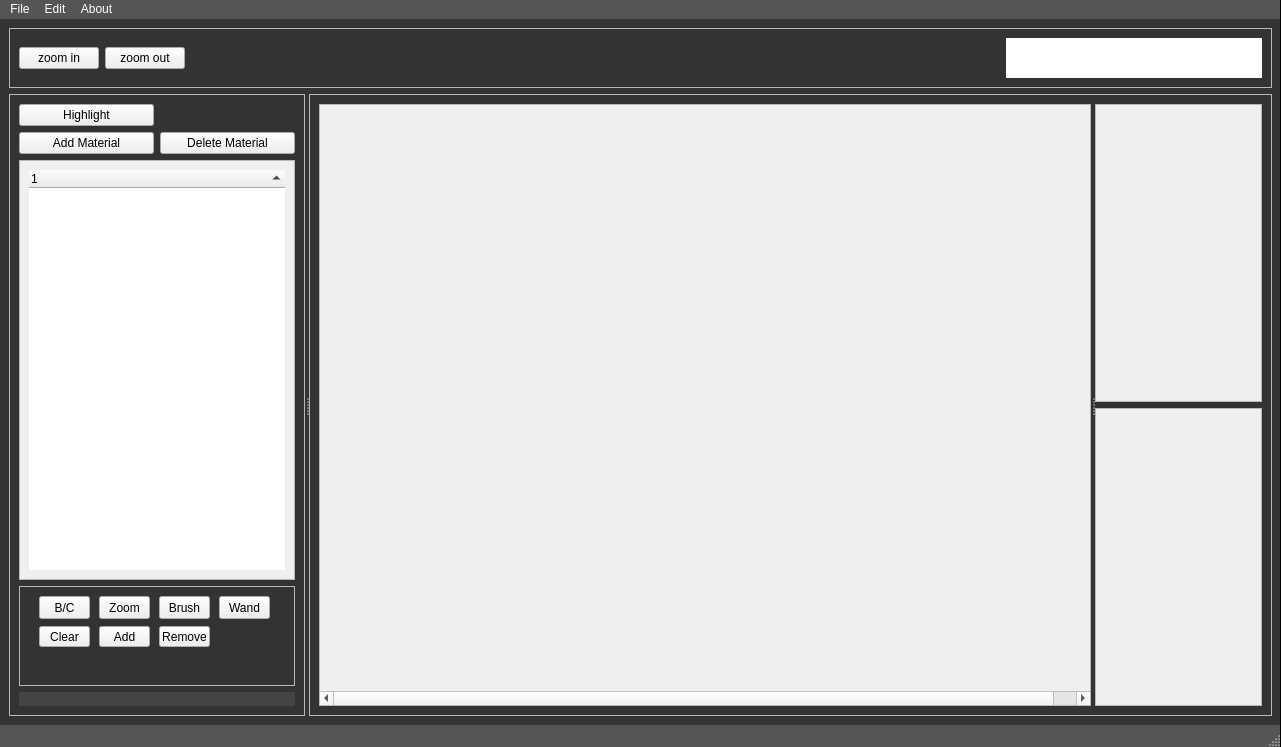
<?xml version="1.0" encoding="UTF-8"?>
<ui version="4.0">
 <class>MainWindow</class>
 <widget class="QMainWindow" name="MainWindow">
  <property name="geometry">
   <rect>
    <x>0</x>
    <y>0</y>
    <width>1281</width>
    <height>747</height>
   </rect>
  </property>
  <property name="windowTitle">
   <string>MainWindow</string>
  </property>
  <property name="styleSheet">
   <string notr="true">#centralwidget {
background: #333333;
border: none;
border-right: 1px solid black;
}
#menubar {
background: #555555;
color: white;
border: none;
border-right: 1px solid black;
}
#statusbar {
background: #555555;
color: white;
border: none;
border-right: 1px solid black;
}
#label {
  color: white;
 background-color: #444444;
}</string>
  </property>
  <widget class="QWidget" name="centralwidget">
   <layout class="QVBoxLayout" name="verticalLayout">
    <item>
     <widget class="QFrame" name="frame_3">
      <property name="minimumSize">
       <size>
        <width>0</width>
        <height>60</height>
       </size>
      </property>
      <property name="maximumSize">
       <size>
        <width>16777215</width>
        <height>60</height>
       </size>
      </property>
      <property name="frameShape">
       <enum>QFrame::StyledPanel</enum>
      </property>
      <property name="frameShadow">
       <enum>QFrame::Raised</enum>
      </property>
      <layout class="QHBoxLayout" name="horizontalLayout">
       <item>
        <widget class="QPushButton" name="pushButton_3">
         <property name="text">
          <string>zoom in</string>
         </property>
        </widget>
       </item>
       <item>
        <widget class="QPushButton" name="pushButton_4">
         <property name="text">
          <string>zoom out</string>
         </property>
        </widget>
       </item>
       <item>
        <spacer name="horizontalSpacer">
         <property name="orientation">
          <enum>Qt::Horizontal</enum>
         </property>
         <property name="sizeHint" stdset="0">
          <size>
           <width>761</width>
           <height>20</height>
          </size>
         </property>
        </spacer>
       </item>
       <item>
        <widget class="QGraphicsView" name="windowLevelHistogram">
         <property name="sizePolicy">
          <sizepolicy hsizetype="Fixed" vsizetype="Expanding">
           <horstretch>0</horstretch>
           <verstretch>0</verstretch>
          </sizepolicy>
         </property>
         <property name="frameShape">
          <enum>QFrame::NoFrame</enum>
         </property>
         <property name="frameShadow">
          <enum>QFrame::Plain</enum>
         </property>
         <property name="lineWidth">
          <number>0</number>
         </property>
         <property name="verticalScrollBarPolicy">
          <enum>Qt::ScrollBarAlwaysOff</enum>
         </property>
         <property name="horizontalScrollBarPolicy">
          <enum>Qt::ScrollBarAlwaysOff</enum>
         </property>
         <property name="backgroundBrush">
          <brush brushstyle="NoBrush">
           <color alpha="255">
            <red>130</red>
            <green>130</green>
            <blue>130</blue>
           </color>
          </brush>
         </property>
        </widget>
       </item>
      </layout>
     </widget>
    </item>
    <item>
     <widget class="QSplitter" name="splitter">
      <property name="sizePolicy">
       <sizepolicy hsizetype="Expanding" vsizetype="Expanding">
        <horstretch>0</horstretch>
        <verstretch>0</verstretch>
       </sizepolicy>
      </property>
      <property name="orientation">
       <enum>Qt::Horizontal</enum>
      </property>
      <widget class="QFrame" name="frame">
       <property name="sizePolicy">
        <sizepolicy hsizetype="Preferred" vsizetype="Preferred">
         <horstretch>0</horstretch>
         <verstretch>0</verstretch>
        </sizepolicy>
       </property>
       <property name="frameShape">
        <enum>QFrame::StyledPanel</enum>
       </property>
       <property name="frameShadow">
        <enum>QFrame::Raised</enum>
       </property>
       <layout class="QGridLayout" name="gridLayout">
        <item row="0" column="0">
         <layout class="QVBoxLayout" name="verticalLayout_2">
          <item>
           <layout class="QGridLayout" name="gridLayout_4">
            <item row="1" column="1">
             <widget class="QPushButton" name="pushButton_2">
              <property name="text">
               <string>Delete Material</string>
              </property>
             </widget>
            </item>
            <item row="1" column="0">
             <widget class="QPushButton" name="pushButton">
              <property name="text">
               <string>Add Material</string>
              </property>
             </widget>
            </item>
            <item row="0" column="0">
             <widget class="QPushButton" name="pushButton_5">
              <property name="text">
               <string>Highlight</string>
              </property>
             </widget>
            </item>
           </layout>
          </item>
          <item>
           <widget class="QScrollArea" name="scrollArea">
            <property name="widgetResizable">
             <bool>true</bool>
            </property>
            <widget class="QWidget" name="scrollAreaWidgetContents">
             <property name="geometry">
              <rect>
               <x>0</x>
               <y>0</y>
               <width>280</width>
               <height>356</height>
              </rect>
             </property>
             <layout class="QGridLayout" name="gridLayout_2">
              <item row="0" column="0">
               <widget class="QTreeWidget" name="treeWidget">
                <property name="frameShape">
                 <enum>QFrame::NoFrame</enum>
                </property>
                <property name="frameShadow">
                 <enum>QFrame::Plain</enum>
                </property>
                <property name="lineWidth">
                 <number>0</number>
                </property>
                <property name="alternatingRowColors">
                 <bool>true</bool>
                </property>
                <property name="sortingEnabled">
                 <bool>true</bool>
                </property>
                <property name="animated">
                 <bool>true</bool>
                </property>
                <column>
                 <property name="text">
                  <string notr="true">1</string>
                 </property>
                </column>
               </widget>
              </item>
             </layout>
            </widget>
           </widget>
          </item>
          <item>
           <widget class="QFrame" name="frame_4">
            <property name="minimumSize">
             <size>
              <width>0</width>
              <height>100</height>
             </size>
            </property>
            <property name="frameShape">
             <enum>QFrame::StyledPanel</enum>
            </property>
            <property name="frameShadow">
             <enum>QFrame::Raised</enum>
            </property>
            <widget class="QToolButton" name="toolButton">
             <property name="geometry">
              <rect>
               <x>20</x>
               <y>10</y>
               <width>51</width>
               <height>23</height>
              </rect>
             </property>
             <property name="text">
              <string>B/C</string>
             </property>
             <property name="checkable">
              <bool>true</bool>
             </property>
            </widget>
            <widget class="QToolButton" name="toolButton_2">
             <property name="geometry">
              <rect>
               <x>140</x>
               <y>10</y>
               <width>51</width>
               <height>23</height>
              </rect>
             </property>
             <property name="text">
              <string>Brush</string>
             </property>
             <property name="checkable">
              <bool>true</bool>
             </property>
            </widget>
            <widget class="QToolButton" name="toolButton_3">
             <property name="geometry">
              <rect>
               <x>20</x>
               <y>40</y>
               <width>51</width>
               <height>21</height>
              </rect>
             </property>
             <property name="text">
              <string>Clear</string>
             </property>
            </widget>
            <widget class="QToolButton" name="toolButton_4">
             <property name="geometry">
              <rect>
               <x>80</x>
               <y>40</y>
               <width>51</width>
               <height>21</height>
              </rect>
             </property>
             <property name="text">
              <string>Add</string>
             </property>
            </widget>
            <widget class="QToolButton" name="toolButton_5">
             <property name="geometry">
              <rect>
               <x>140</x>
               <y>40</y>
               <width>51</width>
               <height>21</height>
              </rect>
             </property>
             <property name="text">
              <string>Remove</string>
             </property>
            </widget>
            <widget class="QToolButton" name="toolButton_6">
             <property name="geometry">
              <rect>
               <x>200</x>
               <y>10</y>
               <width>51</width>
               <height>23</height>
              </rect>
             </property>
             <property name="text">
              <string>Wand</string>
             </property>
             <property name="checkable">
              <bool>true</bool>
             </property>
            </widget>
            <widget class="QToolButton" name="zoomToggle">
             <property name="geometry">
              <rect>
               <x>80</x>
               <y>10</y>
               <width>51</width>
               <height>23</height>
              </rect>
             </property>
             <property name="text">
              <string>Zoom</string>
             </property>
             <property name="checkable">
              <bool>true</bool>
             </property>
            </widget>
           </widget>
          </item>
         </layout>
        </item>
        <item row="1" column="0">
         <widget class="QLabel" name="label">
          <property name="text">
           <string/>
          </property>
          <property name="class" stdset="0">
           <string>bottomLabel</string>
          </property>
         </widget>
        </item>
       </layout>
      </widget>
      <widget class="QFrame" name="frame_2">
       <property name="sizePolicy">
        <sizepolicy hsizetype="Preferred" vsizetype="Preferred">
         <horstretch>1</horstretch>
         <verstretch>0</verstretch>
        </sizepolicy>
       </property>
       <property name="frameShape">
        <enum>QFrame::StyledPanel</enum>
       </property>
       <property name="frameShadow">
        <enum>QFrame::Raised</enum>
       </property>
       <layout class="QGridLayout" name="gridLayout_3">
        <item row="0" column="0">
         <widget class="QSplitter" name="splitter_2">
          <property name="sizePolicy">
           <sizepolicy hsizetype="Expanding" vsizetype="Preferred">
            <horstretch>0</horstretch>
            <verstretch>0</verstretch>
           </sizepolicy>
          </property>
          <property name="orientation">
           <enum>Qt::Horizontal</enum>
          </property>
          <widget class="QScrollArea" name="scrollArea_4">
           <property name="sizePolicy">
            <sizepolicy hsizetype="Expanding" vsizetype="Expanding">
             <horstretch>0</horstretch>
             <verstretch>0</verstretch>
            </sizepolicy>
           </property>
           <property name="baseSize">
            <size>
             <width>512</width>
             <height>500</height>
            </size>
           </property>
           <property name="verticalScrollBarPolicy">
            <enum>Qt::ScrollBarAsNeeded</enum>
           </property>
           <property name="horizontalScrollBarPolicy">
            <enum>Qt::ScrollBarAsNeeded</enum>
           </property>
           <property name="widgetResizable">
            <bool>false</bool>
           </property>
           <property name="alignment">
            <set>Qt::AlignCenter</set>
           </property>
           <widget class="QWidget" name="scrollAreaWidgetContents_4">
            <property name="enabled">
             <bool>true</bool>
            </property>
            <property name="geometry">
             <rect>
              <x>0</x>
              <y>0</y>
              <width>794</width>
              <height>576</height>
             </rect>
            </property>
            <property name="sizePolicy">
             <sizepolicy hsizetype="Preferred" vsizetype="Preferred">
              <horstretch>0</horstretch>
              <verstretch>0</verstretch>
             </sizepolicy>
            </property>
           </widget>
          </widget>
          <widget class="QWidget" name="layoutWidget">
           <layout class="QVBoxLayout" name="verticalLayout_3">
            <item>
             <widget class="QScrollArea" name="scrollArea_2">
              <property name="sizeIncrement">
               <size>
                <width>2</width>
                <height>0</height>
               </size>
              </property>
              <property name="widgetResizable">
               <bool>false</bool>
              </property>
              <widget class="QWidget" name="scrollAreaWidgetContents_2">
               <property name="geometry">
                <rect>
                 <x>0</x>
                 <y>0</y>
                 <width>107</width>
                 <height>281</height>
                </rect>
               </property>
              </widget>
             </widget>
            </item>
            <item>
             <widget class="QScrollArea" name="scrollArea_3">
              <property name="widgetResizable">
               <bool>false</bool>
              </property>
              <widget class="QWidget" name="scrollAreaWidgetContents_3">
               <property name="geometry">
                <rect>
                 <x>0</x>
                 <y>0</y>
                 <width>107</width>
                 <height>281</height>
                </rect>
               </property>
              </widget>
             </widget>
            </item>
           </layout>
          </widget>
         </widget>
        </item>
       </layout>
      </widget>
     </widget>
    </item>
   </layout>
  </widget>
  <widget class="QMenuBar" name="menubar">
   <property name="geometry">
    <rect>
     <x>0</x>
     <y>0</y>
     <width>1281</width>
     <height>22</height>
    </rect>
   </property>
   <widget class="QMenu" name="menuLoad">
    <property name="title">
     <string>File</string>
    </property>
    <addaction name="actionLoad_Image"/>
    <addaction name="actionLoad_Label"/>
    <addaction name="actionSave_Label"/>
    <addaction name="actionCreate_New_Label"/>
    <addaction name="actionPreferences"/>
   </widget>
   <widget class="QMenu" name="menuAbout">
    <property name="title">
     <string>About</string>
    </property>
    <addaction name="actionImage_Segmentation_Editor"/>
   </widget>
   <widget class="QMenu" name="menuEdit">
    <property name="title">
     <string>Edit</string>
    </property>
    <addaction name="actionUndo"/>
    <addaction name="actionRedo"/>
   </widget>
   <addaction name="menuLoad"/>
   <addaction name="menuEdit"/>
   <addaction name="menuAbout"/>
  </widget>
  <widget class="QStatusBar" name="statusbar"/>
  <action name="actionLoad_Image">
   <property name="text">
    <string>Load Volume</string>
   </property>
  </action>
  <action name="actionLoad_Label">
   <property name="text">
    <string>Load Label</string>
   </property>
  </action>
  <action name="actionSave_Label">
   <property name="text">
    <string>Save Label As...</string>
   </property>
  </action>
  <action name="actionImage_Segmentation_Editor">
   <property name="text">
    <string>Image Segmentation Editor</string>
   </property>
  </action>
  <action name="actionCreate_New_Label">
   <property name="text">
    <string>Create New Label</string>
   </property>
  </action>
  <action name="actionUndo">
   <property name="text">
    <string>Undo</string>
   </property>
   <property name="shortcut">
    <string>Ctrl+Z</string>
   </property>
  </action>
  <action name="actionRedo">
   <property name="text">
    <string>Redo</string>
   </property>
   <property name="shortcut">
    <string>Ctrl+Shift+Z</string>
   </property>
  </action>
  <action name="actionPreferences">
   <property name="text">
    <string>Preferences</string>
   </property>
  </action>
 </widget>
 <resources/>
 <connections/>
</ui>
